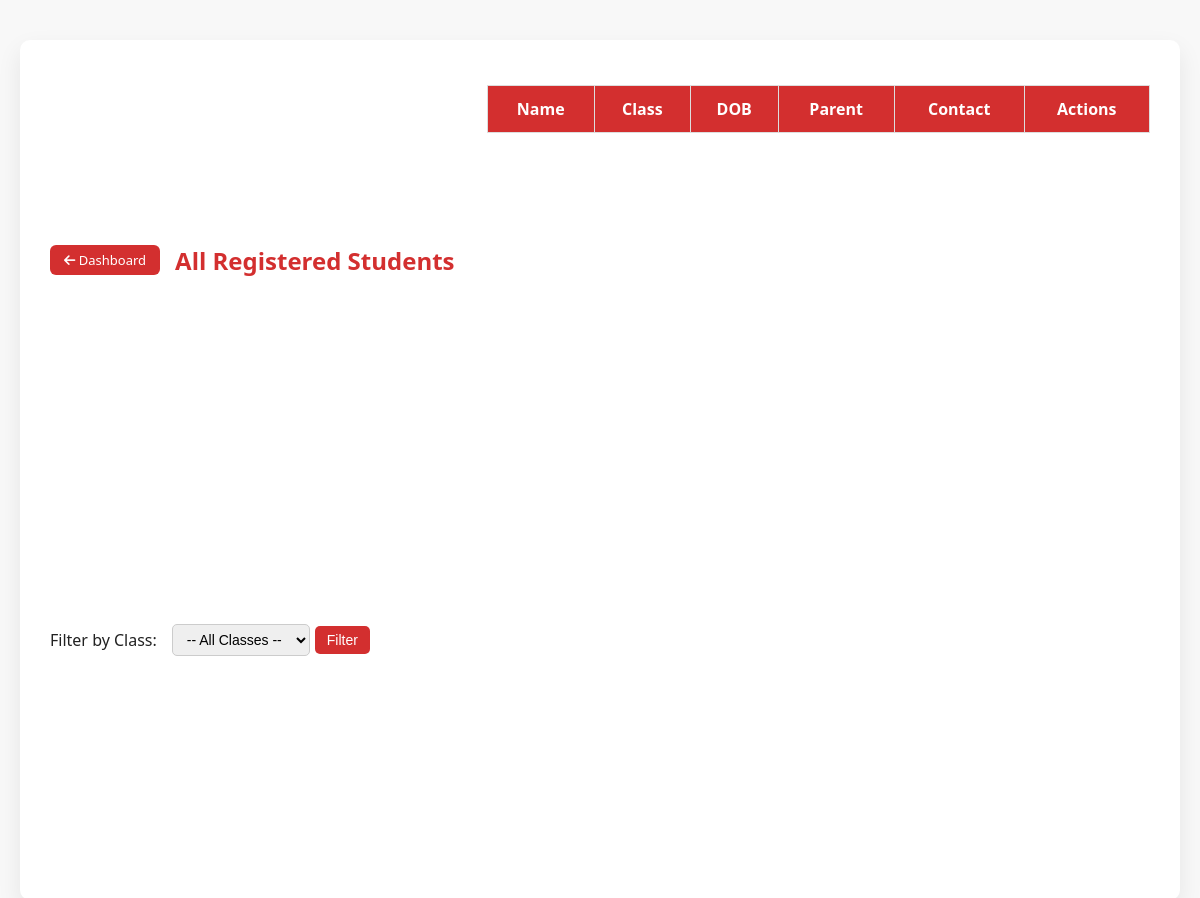
Page /all_students (signed in) on the earlier database version.
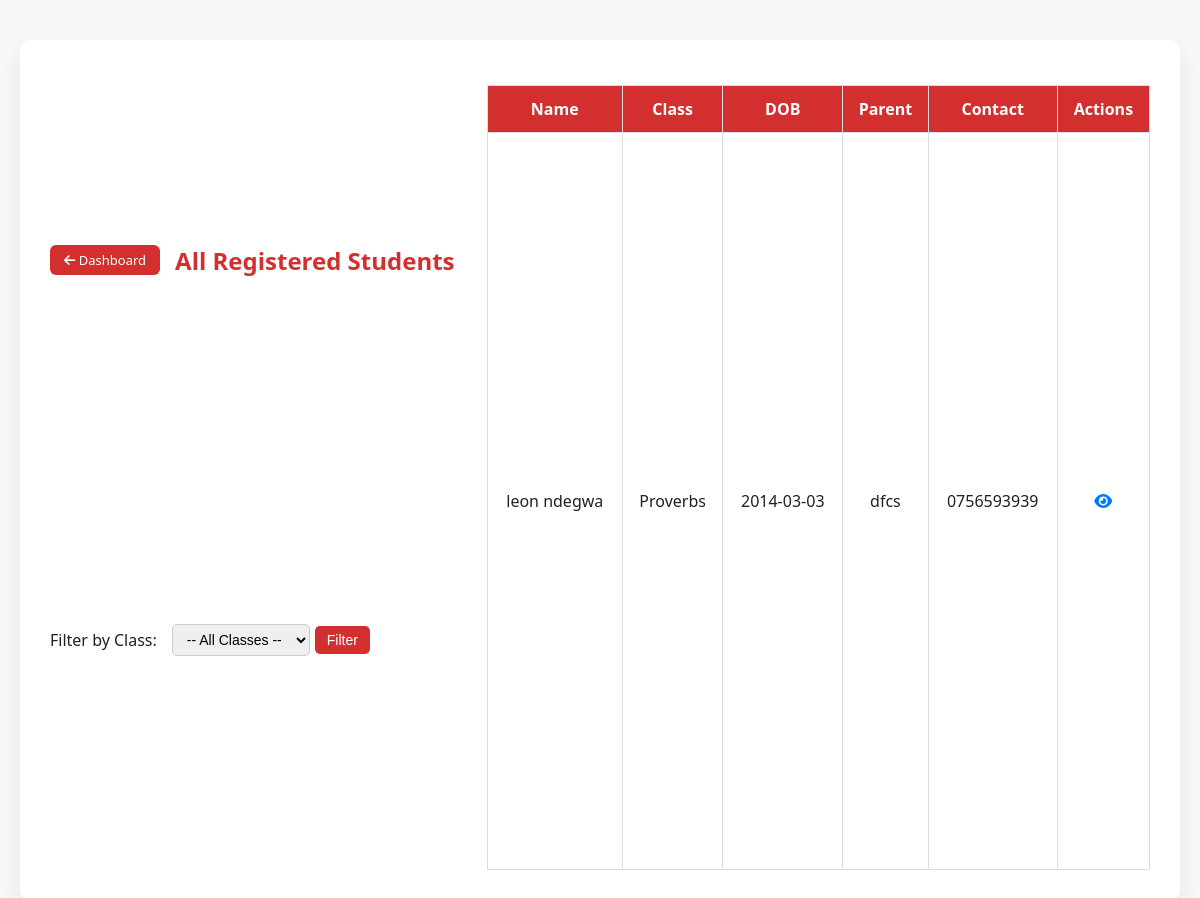
Same page on the later database version.
### app.py (models this page shows)
class Student(db.Model):
    id = db.Column(db.Integer, primary_key=True)
    name = db.Column(db.String(100), nullable=False)
    dob = db.Column(db.String(20), nullable=False)
    parent = db.Column(db.String(100))
    contact = db.Column(db.String(50))
    student_class = db.Column(db.String(50))
    status = db.Column(db.String(10), default="active")
    deletion_requested = db.Column(db.Boolean, default=False)

### app.py (the view)
@app.route("/all_students")
def all_students():
    if "user" not in session:
        flash("You must be logged in to view this page.", "error")
        return redirect(url_for("home"))
    selected_class = request.args.get("class_name")
    class_list = ['Genesis', 'Exodus', 'Psalms', 'Proverbs', 'Revelation', 'High Schoolers']  # ✅ Make sure this is included
    if selected_class:
        students = Student.query.filter_by(status="active", student_class=selected_class).order_by(Student.name).all()
    else:
        students = Student.query.filter_by(status="active").order_by(Student.name).all()
    return render_template("all_students.html", students=students, selected_class=selected_class, class_list=class_list)

### app.py (called while the page is built)
@app.context_processor
def inject_now():
    return {'now': datetime.now}

@app.context_processor
def utility_functions():
    def attendance_present(student_id, sunday):
        record = Attendance.query.filter_by(student_id=student_id, date=sunday).first()
        return record.present if record else False
    return dict(attendance_present=attendance_present)

### templates/all_students.html (shortened to what this page needs)
<!DOCTYPE html>
<html lang="en">
<head>
    <link rel="stylesheet" href="{{ url_for('static', filename='css/styles.css') }}">
    <link rel="stylesheet" href="https://cdnjs.cloudflare.com/ajax/libs/font-awesome/6.5.0/css/all.min.css">
</head>
<body>
<div class="container">
    <div class="header-bar">
        <div class="header-left">
            <a href="{{ url_for('dashboard') }}" class="btn-back"><i class="fas fa-arrow-left"></i> Dashboard</a>
            <h1 class="page-title">
                All Registered Students{% if selected_class %} - {{ selected_class }}{% endif %}
            </h1>
        </div>
        <form method="get" action="{{ url_for('all_students') }}" class="filter-form">
            <label for="class_name">Filter by Class:</label>
            <select name="class_name" id="class_name">
                <option value="">-- All Classes --</option>
            </select>
            <button type="submit">Filter</button>
        </form>
    </div>
    <table>
        <thead>
            <tr>
                <th>Name</th>
                <th>Class</th>
                <th>DOB</th>
                <th>Parent</th>
                <th>Contact</th>
                <th>Actions</th>
            </tr>
        </thead>
        <tbody>
            {% for student in students %}
            <tr>
                <td>{{ student.name }}</td>
                <td>{{ student.student_class }}</td>
                <td>{{ student.dob }}</td>
                <td>{{ student.parent }}</td>
                <td>{{ student.contact }}</td>
                <td class="action-btns">
                    <a href="{{ url_for('student_detail', student_id=student.id) }}" title="View"><i class="fas fa-eye"></i></a>
                </td>
            </tr>
            {% endfor %}
        </tbody>
    </table>
</div>
</body>
</html>

### static/css/styles.css (style rules this page uses)
body { font-family: 'Segoe UI', sans-serif; margin: 0; padding: 0; background-color: #f8f8f8; color: #212121; }
.container { display: flex; height: 100vh; overflow: hidden; }
form { margin-bottom: 20px; }
form select { padding: 5px 10px; margin-left: 10px; border-radius: 5px; border: 1px solid #ccc; }
table { width: 100%; border-collapse: collapse; margin-top: 15px; background: #fff; border: 1px solid #ddd; }
th, td { border: 1px solid #ddd; padding: 10px; text-align: center; }
th { background-color: #D32F2F; color: white; }

### templates/all_students.html (style rules this page uses)
body { background-color: #f8f8f8; font-family: 'Segoe UI', sans-serif; margin: 0; padding: 0; }
.container { max-width: 1100px; margin: 40px auto; padding: 30px; background: #fff; border-radius: 10px; box-shadow: 0 10px 25px rgba(0, 0, 0, 0.08); }
.header-bar { display: flex; justify-content: space-between; align-items: center; flex-wrap: wrap; margin-bottom: 20px; }
.header-left { display: flex; align-items: center; gap: 15px; }
.page-title { font-size: 24px; color: #D32F2F; margin: 0; }
.btn-back { background-color: #D32F2F; color: #fff; text-decoration: none; padding: 6px 14px; border-radius: 6px; font-size: 13px; }
.filter-form { display: flex; align-items: center; gap: 5px; }
.filter-form select { padding: 6px 10px; border: 1px solid #ccc; border-radius: 5px; font-size: 14px; }
.filter-form button { background-color: #D32F2F; color: white; border: none; padding: 6px 12px; border-radius: 5px; font-size: 14px; cursor: pointer; }
table { width: 100%; border-collapse: collapse; margin-top: 15px; }
th, td { padding: 12px 10px; border: 1px solid #ddd; text-align: center; }
th { background-color: #D32F2F; color: #fff; }
.action-btns a { margin: 0 5px; color: #007bff; font-size: 1 text-decoration: none; }

Differences in the rows shown:
added Student: name "leon ndegwa", student_class "Proverbs", dob "2014-03-03", parent "dfcs", contact "0756593939"
